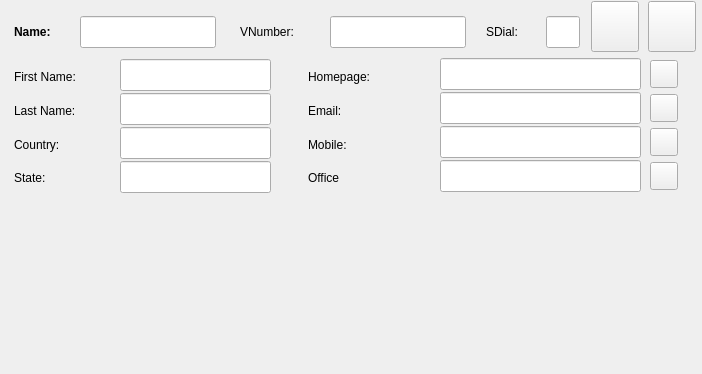
<?xml version="1.0" encoding="UTF-8"?>
<ui version="4.0">
 <class>addForm</class>
 <widget class="QWidget" name="addForm">
  <property name="geometry">
   <rect>
    <x>0</x>
    <y>0</y>
    <width>702</width>
    <height>374</height>
   </rect>
  </property>
  <property name="windowTitle">
   <string>Form</string>
  </property>
  <widget class="QLabel" name="add_label">
   <property name="geometry">
    <rect>
     <x>14</x>
     <y>16</y>
     <width>70</width>
     <height>32</height>
    </rect>
   </property>
   <property name="font">
    <font>
     <weight>75</weight>
     <bold>true</bold>
    </font>
   </property>
   <property name="text">
    <string>Name:</string>
   </property>
  </widget>
  <widget class="QLabel" name="label_2">
   <property name="geometry">
    <rect>
     <x>240</x>
     <y>16</y>
     <width>81</width>
     <height>32</height>
    </rect>
   </property>
   <property name="font">
    <font>
     <weight>50</weight>
     <bold>false</bold>
    </font>
   </property>
   <property name="text">
    <string>VNumber:</string>
   </property>
  </widget>
  <widget class="QLabel" name="label_3">
   <property name="geometry">
    <rect>
     <x>486</x>
     <y>16</y>
     <width>50</width>
     <height>32</height>
    </rect>
   </property>
   <property name="text">
    <string>SDial:</string>
   </property>
  </widget>
  <widget class="QLabel" name="label_4">
   <property name="geometry">
    <rect>
     <x>14</x>
     <y>61</y>
     <width>130</width>
     <height>32</height>
    </rect>
   </property>
   <property name="text">
    <string>First Name:</string>
   </property>
  </widget>
  <widget class="QLabel" name="label_5">
   <property name="geometry">
    <rect>
     <x>14</x>
     <y>95</y>
     <width>130</width>
     <height>32</height>
    </rect>
   </property>
   <property name="text">
    <string>Last Name:</string>
   </property>
  </widget>
  <widget class="QLabel" name="label_6">
   <property name="geometry">
    <rect>
     <x>14</x>
     <y>129</y>
     <width>130</width>
     <height>32</height>
    </rect>
   </property>
   <property name="text">
    <string>Country:</string>
   </property>
  </widget>
  <widget class="QLabel" name="label_7">
   <property name="geometry">
    <rect>
     <x>14</x>
     <y>162</y>
     <width>130</width>
     <height>32</height>
    </rect>
   </property>
   <property name="text">
    <string>State:</string>
   </property>
  </widget>
  <widget class="QLabel" name="label_8">
   <property name="geometry">
    <rect>
     <x>308</x>
     <y>61</y>
     <width>130</width>
     <height>32</height>
    </rect>
   </property>
   <property name="text">
    <string>Homepage:</string>
   </property>
  </widget>
  <widget class="QLabel" name="label_9">
   <property name="geometry">
    <rect>
     <x>308</x>
     <y>95</y>
     <width>130</width>
     <height>32</height>
    </rect>
   </property>
   <property name="text">
    <string>Email:</string>
   </property>
  </widget>
  <widget class="QLabel" name="label_10">
   <property name="geometry">
    <rect>
     <x>308</x>
     <y>129</y>
     <width>130</width>
     <height>32</height>
    </rect>
   </property>
   <property name="text">
    <string>Mobile:</string>
   </property>
  </widget>
  <widget class="QLabel" name="label_11">
   <property name="geometry">
    <rect>
     <x>308</x>
     <y>162</y>
     <width>130</width>
     <height>32</height>
    </rect>
   </property>
   <property name="text">
    <string>Office</string>
   </property>
  </widget>
  <widget class="QLineEdit" name="add_name">
   <property name="geometry">
    <rect>
     <x>80</x>
     <y>16</y>
     <width>136</width>
     <height>32</height>
    </rect>
   </property>
   <property name="type" stdset="0">
    <string>whiteOnBlack</string>
   </property>
  </widget>
  <widget class="QLineEdit" name="add_number">
   <property name="geometry">
    <rect>
     <x>330</x>
     <y>16</y>
     <width>136</width>
     <height>32</height>
    </rect>
   </property>
   <property name="type" stdset="0">
    <string>whiteOnBlack</string>
   </property>
  </widget>
  <widget class="QLineEdit" name="add_sdial">
   <property name="geometry">
    <rect>
     <x>546</x>
     <y>16</y>
     <width>34</width>
     <height>32</height>
    </rect>
   </property>
   <property name="type" stdset="0">
    <string>whiteOnBlack</string>
   </property>
  </widget>
  <widget class="QLineEdit" name="add_firstname">
   <property name="geometry">
    <rect>
     <x>120</x>
     <y>59</y>
     <width>151</width>
     <height>32</height>
    </rect>
   </property>
   <property name="type" stdset="0">
    <string>blackOnWhite</string>
   </property>
  </widget>
  <widget class="QLineEdit" name="add_lastname">
   <property name="geometry">
    <rect>
     <x>120</x>
     <y>93</y>
     <width>151</width>
     <height>32</height>
    </rect>
   </property>
   <property name="type" stdset="0">
    <string>blackOnWhite</string>
   </property>
  </widget>
  <widget class="QLineEdit" name="add_country">
   <property name="geometry">
    <rect>
     <x>120</x>
     <y>127</y>
     <width>151</width>
     <height>32</height>
    </rect>
   </property>
   <property name="type" stdset="0">
    <string>blackOnWhite</string>
   </property>
  </widget>
  <widget class="QLineEdit" name="add_state">
   <property name="geometry">
    <rect>
     <x>120</x>
     <y>161</y>
     <width>151</width>
     <height>32</height>
    </rect>
   </property>
   <property name="type" stdset="0">
    <string>blackOnWhite</string>
   </property>
  </widget>
  <widget class="QLineEdit" name="add_office">
   <property name="geometry">
    <rect>
     <x>440</x>
     <y>160</y>
     <width>201</width>
     <height>32</height>
    </rect>
   </property>
   <property name="type" stdset="0">
    <string>blackOnWhite</string>
   </property>
  </widget>
  <widget class="QLineEdit" name="add_mobile">
   <property name="geometry">
    <rect>
     <x>440</x>
     <y>126</y>
     <width>201</width>
     <height>32</height>
    </rect>
   </property>
   <property name="type" stdset="0">
    <string>blackOnWhite</string>
   </property>
  </widget>
  <widget class="QLineEdit" name="add_email">
   <property name="geometry">
    <rect>
     <x>440</x>
     <y>92</y>
     <width>201</width>
     <height>32</height>
    </rect>
   </property>
   <property name="type" stdset="0">
    <string>blackOnWhite</string>
   </property>
  </widget>
  <widget class="QLineEdit" name="add_homepage">
   <property name="geometry">
    <rect>
     <x>440</x>
     <y>58</y>
     <width>201</width>
     <height>32</height>
    </rect>
   </property>
   <property name="type" stdset="0">
    <string>blackOnWhite</string>
   </property>
  </widget>
  <widget class="QPushButton" name="add_sc">
   <property name="geometry">
    <rect>
     <x>591</x>
     <y>1</y>
     <width>48</width>
     <height>51</height>
    </rect>
   </property>
   <property name="text">
    <string/>
   </property>
  </widget>
  <widget class="QPushButton" name="add_del">
   <property name="geometry">
    <rect>
     <x>648</x>
     <y>1</y>
     <width>48</width>
     <height>51</height>
    </rect>
   </property>
   <property name="text">
    <string/>
   </property>
  </widget>
  <widget class="QPushButton" name="add_visitHomepage">
   <property name="geometry">
    <rect>
     <x>650</x>
     <y>60</y>
     <width>28</width>
     <height>28</height>
    </rect>
   </property>
   <property name="text">
    <string/>
   </property>
  </widget>
  <widget class="QPushButton" name="add_sendEmail">
   <property name="geometry">
    <rect>
     <x>650</x>
     <y>94</y>
     <width>28</width>
     <height>28</height>
    </rect>
   </property>
   <property name="text">
    <string/>
   </property>
  </widget>
  <widget class="QPushButton" name="add_callMobile">
   <property name="geometry">
    <rect>
     <x>650</x>
     <y>128</y>
     <width>28</width>
     <height>28</height>
    </rect>
   </property>
   <property name="text">
    <string/>
   </property>
  </widget>
  <widget class="QPushButton" name="add_callOffice">
   <property name="geometry">
    <rect>
     <x>650</x>
     <y>162</y>
     <width>28</width>
     <height>28</height>
    </rect>
   </property>
   <property name="text">
    <string/>
   </property>
  </widget>
 </widget>
 <resources/>
 <connections/>
</ui>
